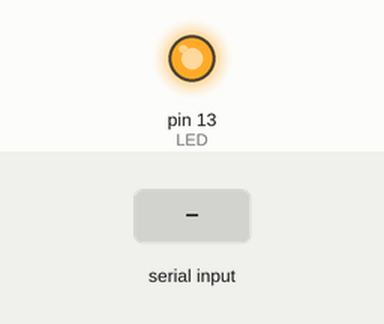
A sketch run on a simulated Arduino Uno, built with avr-gcc and run on an emulated ATmega328P. Shown: output pins drawn as LEDs (lit = HIGH). The test bench sets the inputs (shaded band). What the sketch prints to the serial monitor is not drawn.

Above: at 1.2 s.
1.3 s: "1" received over the second serial link
Timing chart, 0 to 4.3 s (numbered marks = the images above; inputs shaded):
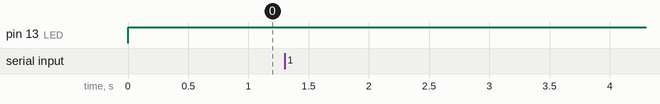

Measured:
- after the input at 1.3 s, every drawn part: stays the same

The sketch:

twe_2_1.ino
```cpp
#include <SoftwareSerial.h>
SoftwareSerial TWE(3, 2); // RX, TX
#define LED 13
#define DATA_SIZE 12

void setup() {
  TWE.begin(115200);
  Serial.begin(115200);
  pinMode(LED, OUTPUT);
 // byte DATA[DATA_SIZE] = {':', '7', '8', '0', '1', '3', '5', 'X', '\r', '\n','l','f'};
 // digitalWrite(LED, HIGH);
 // for (byte i = 0 ; i < DATA_SIZE ; i++) Serial.write(DATA[i]);
}
void loop() {
  char recv [60] = {};
  byte count     = 0;
  //receive data
  digitalWrite(LED, HIGH);
  while (TWE.available()){
    recv [count] = TWE.read();
    count++;
  }
    for (byte i = 0 ; i < count ; i++) Serial.print((char)(recv[i]));
}
```
